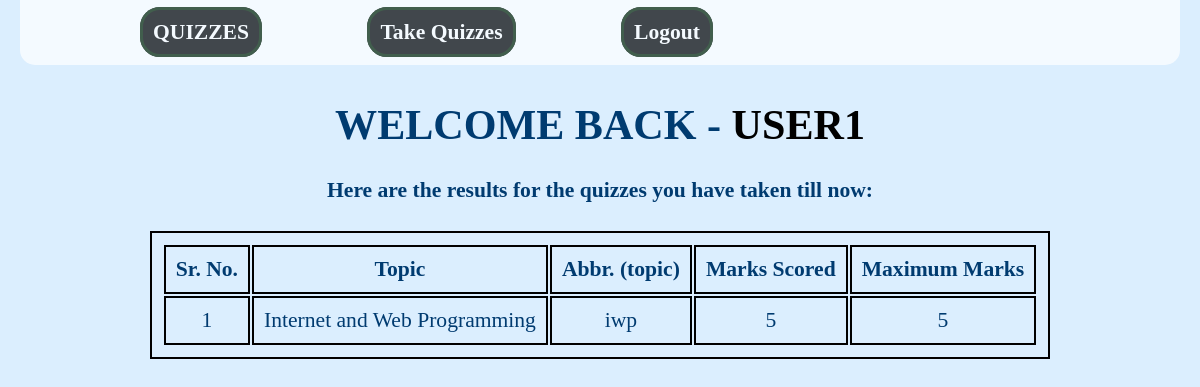
The app's page /dashboard.php (signed in) with its own data.
### tables this page shows
CREATE TABLE `results` (
  `rid` int(11) NOT NULL,
  `user_id` int(11) NOT NULL,
  `topic_id` int(11) NOT NULL,
  `total_marks` int(3) NOT NULL,
  `max_marks` int(3) NOT NULL
);

CREATE TABLE `topics` (
  `tid` int(11) NOT NULL,
  `title` varchar(50) NOT NULL,
  `title_short` varchar(5) NOT NULL
);

### dashboard.php (the view, shortened to what this page needs)
<?php
	$userId = $_SESSION["UserId"];
	$userName = $_SESSION["UserName"];
?>
<!DOCTYPE html>
<html lang="en" dir="ltr">
  <head>
	<link rel="stylesheet" href="css/style.css">
  </head>
  <body>
	<header>
		<nav>
			<a href="index.php">QUIZZES</a>
			<a href="quiz.php">Take Quizzes</a>
			<a href="logout.php">Logout</a>
		</nav>
	</header>
	<main>
		<h1 style="text-decoration: none;">WELCOME BACK - <span style="color: #000000;"> <?php echo htmlentities($userName); ?> </span> </h1>
		<h4>Here are the results for the quizzes you have taken till now: </h4>
		<table style="border: 2px solid #000000; padding: 10px;">
			<thead>
				<tr>
					<th> Sr. No. </th>
					<th> Topic </th>
					<th> Abbr. (topic) </th>
					<th> Marks Scored </th>
					<th> Maximum Marks </th>
				</tr>
			</thead>
			<?php
				$sr=0;
				global $con;
				$sql = "SELECT * FROM results,topics WHERE user_id=$userId AND results.topic_id=topics.tid ORDER BY rid DESC";
				$stmt = $con->query($sql);
				while($dataRows = $stmt->fetch()){
					$topic = $dataRows['title'];
					$tShort = $dataRows['title_short'];
					$total_marks = $dataRows['total_marks'];
					$max_marks = $dataRows['max_marks'];
					$sr++;
			?>
			<tbody>
				<tr>
					<td><?php echo htmlentities($sr); ?></td>
					<td><?php echo htmlentities($topic); ?></td>
					<td><?php echo htmlentities($tShort); ?></td>
					<td><?php echo htmlentities($total_marks); ?></td>
					<td><?php echo htmlentities($max_marks); ?></td>
				</tr>
			</tbody>
			<?php } ?>
		</table>
	</main>
  </body>
</html>

### css/style.css (style rules this page uses)
body { font-family: "ink journal", cursive, "sans-serif"; font-size: 1.35rem; color: #003B70; background-color: #DBEEFE; }
h1 { text-transform: uppercase; text-decoration: underline; font-size: 1.95em; }
a { text-decoration: none; background-color: #DCFDE8; color: #002202; font-weight: bold; border: 3px solid #002202; padding: 1px 5px; }
header nav { margin: 0 10px 10px 10px; padding: 20px; border-radius: 0 0 15px 15px; color: #000000; background-color: #FFFFFF; position: fixed; top: 0; right: 10px; left: 10px; z-index: 1000; opacity: 0.7; }
header nav a { color: #FFFFFF; background-color: #000000; padding: 10px; border-radius: 20px; margin-left: 100px; text-decoration: none; }
main { margin-top: 100px; text-align: center; }
table, tr, td, th { border: 2px solid #000000; padding: 10px; margin: 0 auto; }

### records on screen
results: topic.title "Internet and Web Programming", topic.title_short "iwp", total_marks "5", max_marks "5"

### other values on screen
$userName "USER1"
